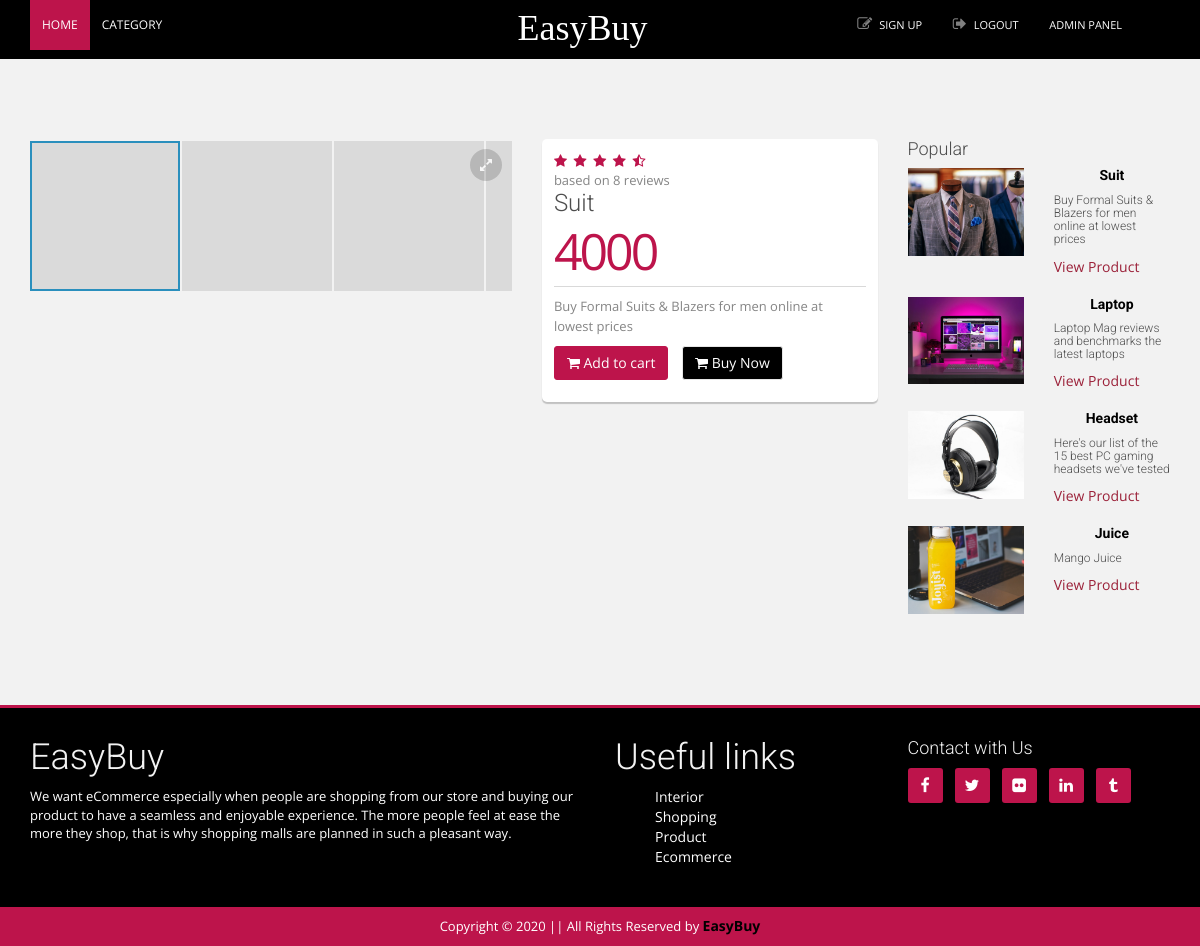
/views/product/details.php?Id=1 (signed in), run on the app's committed database.
### tables this page shows
CREATE TABLE `product` (
  `Id` int(11) NOT NULL,
  `Name` varchar(30) NOT NULL,
  `Buying_Price` float NOT NULL,
  `Selling_Price` float NOT NULL,
  `Quantity` int(11) NOT NULL,
  `Status` varchar(50) NOT NULL,
  `Description` varchar(500) NOT NULL,
  `Sub_Category_Id` int(11) NOT NULL,
  `img_path` varchar(1000) DEFAULT NULL,
  `Date_Time` datetime NOT NULL
);

### app/controller/userController.php (called while the page is built, shortened)
<?php
	function details(){
		$id = $_REQUEST['Id'];
		$sql = "select * from product where Id = ".$id."";
		$jsonData = readQuery($sql);
		$data = json_decode($jsonData);
		return $data;
	}
	function popular()
    {
        $s = "select * from productandsubcatandcat where Status = 'popular'";
        $jsonData = readQuery($s);
        $data = json_decode($jsonData);
        return $data;
    }
?>

### app/model/model.php (called while the page is built, shortened)
<?php
    function readQuery($sql)
    {
        $conn = new mysqli(servername , username, password, databaseName);
        $arr = [];
        $result = $conn->query($sql);
        if ($result == TRUE) {
            while($row = $result->fetch_assoc()) {
                $arr[] = $row;
            }
        }
        else
        {
            echo "Error: " . $conn->error;
        }
        $json_data = json_encode($arr);
        return $json_data;
    }
?>

### views/product/details.php (the view, shortened to what this page needs)
<?php
    include CON_FRONT.'userController.php';
    $product = details();
    $popularPro = popular();
?>
<body>
    <?php include "../layout/header.php"?>
    <div class="gap gap-small"></div>
    <div class="container">
        <div class="row">
            <div class="col-md-9">
                <div class="row">
                    <div class="col-md-7">
                        <div class="fotorama" data-nav="thumbs" data-allowfullscreen="1" data-thumbheight="150"
                            data-thumbwidth="150">
                        </div>
                    </div>
                    <?php foreach($product as $p)
                        { ?>
                    <div class="col-md-5">
                        <div class="product-info box">
                            <ul class="icon-group icon-list-rating text-color" title="4.5/5 rating">
                                <li><i class="fa fa-star"></i>
                                </li>
                                <li><i class="fa fa-star"></i>
                                </li>
                                <li><i class="fa fa-star"></i>
                                </li>
                                <li><i class="fa fa-star"></i>
                                </li>
                                <li><i class="fa fa-star-half-empty"></i>
                                </li>
                            </ul>
                            <small><a href="#" class="text-muted">based on 8 reviews</a></small>
                            <h3><?= $product[0]->Name ?></h3>
                            <p class="product-info-price"><?= $product[0]->Selling_Price ?></p>
                            <p class="text-smaller text-muted"><?= $product[0]->Description ?></p>
                            <ul class="list-inline">
                                <li><button class="btn btn-primary" onclick=addToCart(<?= $p->Id ?>,1);><i
                                            class="fa fa-shopping-cart"></i> Add to cart</button>
                                </li>
                                <li><a href="../buy/singleBuy.php?Id=<?= $p->Id ?>" class="btn btn-success"><i
                                            class="fa fa-shopping-cart"></i> Buy Now</a>
                                </li>
                            </ul>
                        </div>
                    </div>
                    <?php } ?>
                </div>
            </div>
            <div class="col-md-3">
                <div class="row">
                    <div class="col-md-12">
                        <div class="popular-sidebar-post">
                            <h4>Popular</h4>
                        </div>
                    </div>
                </div>
                <div class="row">
                    <div class="col-md-12">
                        <div class="sidebar-posts">
                            <?php foreach($popularPro as $pp)
                        { ?>
                            <div class="row">
                                <div class="single-sidebar-post">
                                    <div class="col-md-6">
                                        <div class="sidebar-post-thumbnail">
                                            <img src="<?= RSR.$pp->img_path; ?>" alt="popular-post" />
                                        </div>
                                    </div>
                                    <div class="col-md-6">
                                        <div class="sidebar-post-detail">
                                            <a href="">
                                                <h5><?= $pp->Name ?></h5>
                                            </a>
                                            <h6><?= $pp->Description ?></h6>
                                            <a href="">View Product</a>
                                        </div>
                                    </div>
                                </div>
                            </div>
                            <br>
                            <?php } ?>
                        </div>
                    </div>
                </div>
            </div>
            <div class="gap gap-small"></div>
        </div>
    </div>
    <?php include "../layout/footer.php"?>

### data on the page
product: Name "Suit", Selling_Price "4000", Description "Buy Formal Suits & Blazers for men online at lowest prices"

### other printed values
$pp->Name "Suit"
$pp->Description "Buy Formal Suits & Blazers for men online at lowest prices"
$pp->Name "Laptop"
$pp->Description "Laptop Mag reviews and benchmarks the latest laptops"
$pp->Name "Headset"
$pp->Description "Here's our list of the 15 best PC gaming headsets we've tested"
$pp->Name "Juice"
$pp->Description "Mango Juice"
